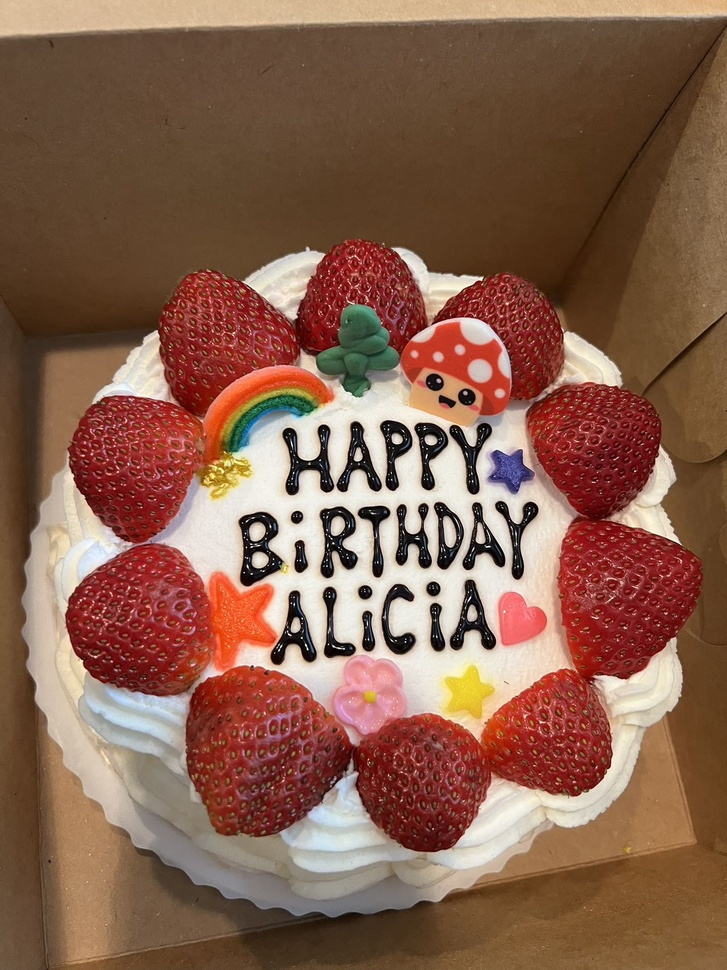
#> input picture Lab9/input_image.jpg, 727 x 970 px, shrunk from 1280 x 1707 before the run
$ python lab9.py
#> lines starting #> are read from the running program, lines starting #| are printed output that depends on the picture; after the words box and inside, x2 and y2 are one past the last pixel; in counts of white or black regions, pixels touching at a corner belong together
# Lab 9: Contours
import cv2

# Step 1: Load the image
# The input image is loaded in BGR format by default in OpenCV.
image = cv2.imread('input_image.jpg')
#> image is the input picture: shape (970, 727, 3); mean B, G, R 77.7, 96.6, 135.3

# Step 2: Convert the image to grayscale
# Converting the image to grayscale simplifies the process and is a common step before contour detection.
gray = cv2.cvtColor(image, cv2.COLOR_BGR2GRAY)
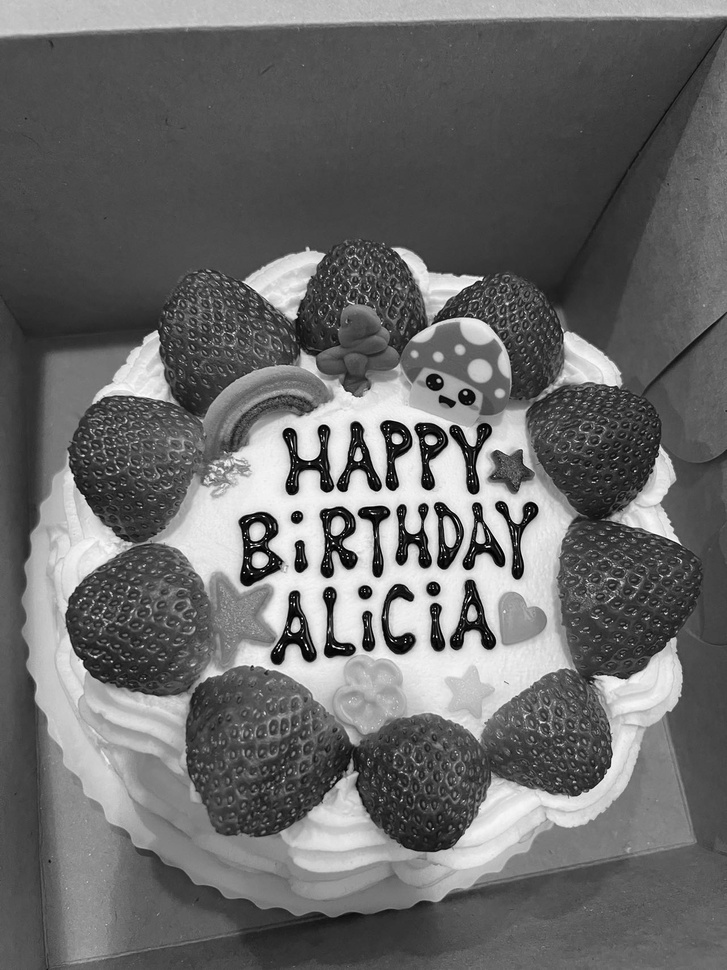
#> gray: shape (970, 727); min 0, max 255, mean 106.1

# Step 3: Apply binary thresholding
# Thresholding simplifies the distinction between object and background by converting the grayscale image to binary.
# Here, pixels with a value greater than 127 are set to 255 (white), and others are set to 0 (black).
_, binary = cv2.threshold(gray, 127, 255, cv2.THRESH_BINARY)
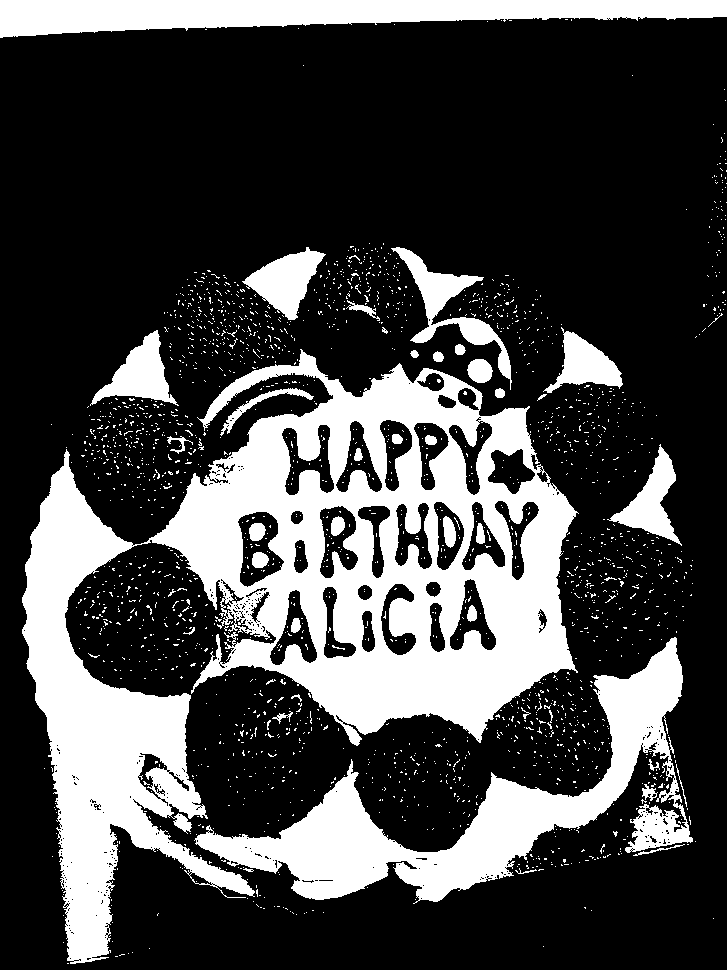
#> binary: shape (970, 727); 27.5% white; 2165 white regions (2116 under 20 px)

# Step 4: Find contours
# Contour detection is performed on the binary image using the cv2.findContours function.
# - binary: the source binary image.
# - cv2.RETR_EXTERNAL: retrieves only the outermost contours.
# - cv2.CHAIN_APPROX_SIMPLE: removes redundant points and compresses the contour, saving memory.
contours, hierarchy = cv2.findContours(binary, cv2.RETR_EXTERNAL, cv2.CHAIN_APPROX_SIMPLE)
#> contours = 1895 contours, 1875 with area under 20; largest, box (x1, y1, x2, y2) and area: (22, 349, 579, 964) 145174, (194, 637, 693, 904) 30792, (0, 0, 727, 38) 16914, (391, 247, 512, 390) 3272, (242, 247, 326, 320) 2814

# Step 5: Draw contours on the original image
# The cv2.drawContours function is used to draw contours on the original image.
# - image: the original image where contours will be drawn.
# - contours: the list of contours found.
# - -1: indicates that all contours should be drawn.
# - (0, 255, 0): color of the contour (green in this case).
# - 2: thickness of the contour lines.
cv2.drawContours(image, contours, -1, (0, 255, 0), 2)
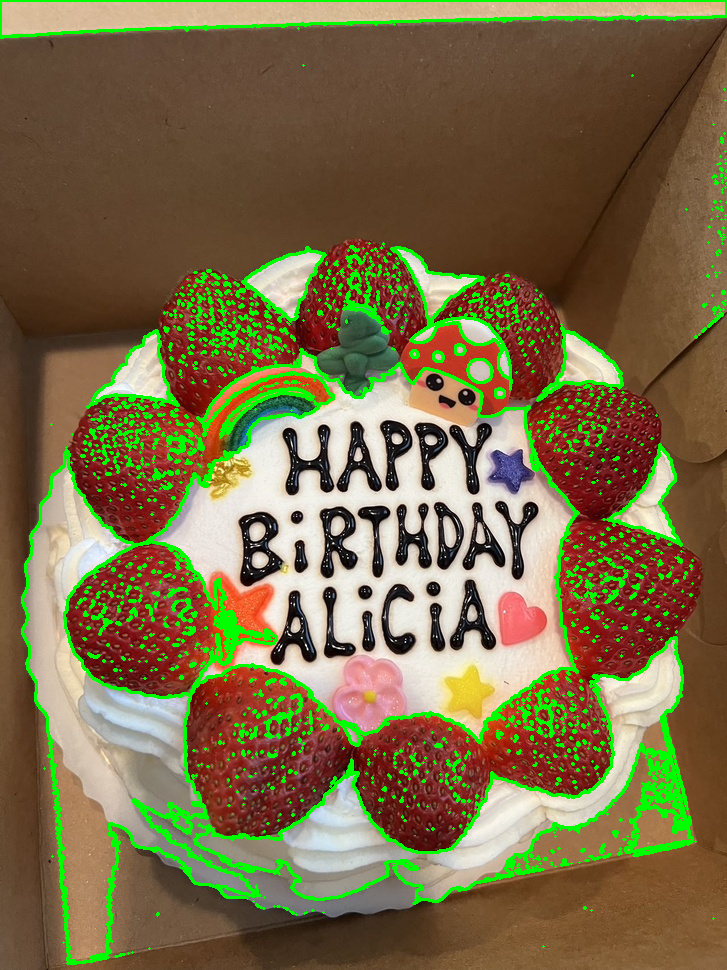
#> image: shape (970, 727, 3); 8.14% of pixels changed, all inside (x1, y1, x2, y2) = (0, 0, 727, 965)

# Step 6: Display the result
# Display the image with contours drawn. Press any key to close the image window.
cv2.imshow("Contours", image)
cv2.imwrite("contours.jpg",image)
cv2.waitKey(0)
cv2.destroyAllWindows()

# Explanation of Parameters and Modes

# cv2.findContours(image, retrieval_mode, approximation_mode)
# - image: Binary source image (created from thresholding or edge detection).
# - retrieval_mode: Determines which contours to retrieve.
#   - RETR_EXTERNAL: Retrieves only the outermost contours, ignoring nested ones.
#   - RETR_LIST: Retrieves all contours without establishing a hierarchy.
#   - RETR_TREE: Retrieves all contours and creates a hierarchical structure (useful for nested contours).
# - approximation_mode: Controls how much contour detail is retained.
#   - CHAIN_APPROX_NONE: Stores all contour points, providing high precision but consuming more memory.
#   - CHAIN_APPROX_SIMPLE: Reduces the number of points by only keeping the endpoints of lines.

# cv2.drawContours(image, contours, contourIdx, color, thickness)
# - image: The image on which to draw the contours.
# - contours: List of detected contours from cv2.findContours.
# - contourIdx: Index of the contour to draw. Use -1 to draw all contours.
# - color: Color of the contour lines (e.g., (0, 255, 0) for green).
# - thickness: Thickness of the contour lines. Thicker lines are more visible.
